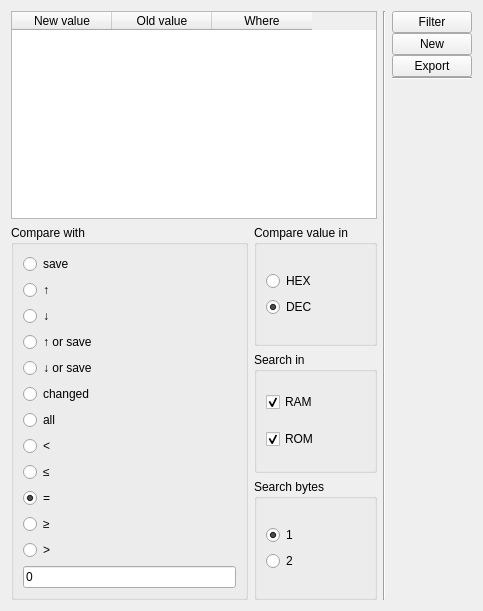
<?xml version="1.0" encoding="UTF-8"?>
<ui version="4.0">
 <class>Form</class>
 <widget class="QWidget" name="Form">
  <property name="geometry">
   <rect>
    <x>0</x>
    <y>0</y>
    <width>483</width>
    <height>611</height>
   </rect>
  </property>
  <property name="sizePolicy">
   <sizepolicy hsizetype="Maximum" vsizetype="Maximum">
    <horstretch>0</horstretch>
    <verstretch>0</verstretch>
   </sizepolicy>
  </property>
  <property name="windowTitle">
   <string>Form</string>
  </property>
  <layout class="QGridLayout" name="gridLayout">
   <item row="0" column="0">
    <layout class="QHBoxLayout" name="horizontalLayout">
     <item>
      <layout class="QVBoxLayout" name="verticalLayout1" stretch="0,0">
       <item>
        <widget class="QTableWidget" name="tableWidget">
         <column>
          <property name="text">
           <string>New value</string>
          </property>
         </column>
         <column>
          <property name="text">
           <string>Old value</string>
          </property>
         </column>
         <column>
          <property name="text">
           <string>Where</string>
          </property>
         </column>
        </widget>
       </item>
       <item>
        <layout class="QHBoxLayout" name="horizontalLayout3">
         <item>
          <widget class="QGroupBox" name="groupBox">
           <property name="title">
            <string>Compare with</string>
           </property>
           <layout class="QHBoxLayout" name="horizontalLayout_3">
            <item>
             <layout class="QVBoxLayout" name="verticalLayout_4">
              <item>
               <widget class="QRadioButton" name="save">
                <property name="text">
                 <string>save</string>
                </property>
               </widget>
              </item>
              <item>
               <widget class="QRadioButton" name="increased">
                <property name="text">
                 <string>↑</string>
                </property>
               </widget>
              </item>
              <item>
               <widget class="QRadioButton" name="decreased">
                <property name="text">
                 <string>↓</string>
                </property>
               </widget>
              </item>
              <item>
               <widget class="QRadioButton" name="increased_save">
                <property name="text">
                 <string>↑ or save</string>
                </property>
               </widget>
              </item>
              <item>
               <widget class="QRadioButton" name="decreased_save">
                <property name="text">
                 <string>↓ or save</string>
                </property>
               </widget>
              </item>
              <item>
               <widget class="QRadioButton" name="changed">
                <property name="text">
                 <string>changed</string>
                </property>
               </widget>
              </item>
              <item>
               <widget class="QRadioButton" name="all">
                <property name="text">
                 <string>all</string>
                </property>
               </widget>
              </item>
              <item>
               <widget class="QRadioButton" name="leRadio">
                <property name="text">
                 <string>&lt;</string>
                </property>
               </widget>
              </item>
              <item>
               <widget class="QRadioButton" name="leeqRadio">
                <property name="text">
                 <string>≤</string>
                </property>
               </widget>
              </item>
              <item>
               <widget class="QRadioButton" name="eqRadio">
                <property name="text">
                 <string>=</string>
                </property>
                <property name="checked">
                 <bool>true</bool>
                </property>
               </widget>
              </item>
              <item>
               <widget class="QRadioButton" name="greqRadio">
                <property name="text">
                 <string>≥</string>
                </property>
               </widget>
              </item>
              <item>
               <widget class="QRadioButton" name="grRadio">
                <property name="text">
                 <string>&gt;</string>
                </property>
               </widget>
              </item>
              <item>
               <widget class="QLineEdit" name="compareWith">
                <property name="text">
                 <string>0</string>
                </property>
               </widget>
              </item>
             </layout>
            </item>
           </layout>
          </widget>
         </item>
         <item>
          <layout class="QVBoxLayout" name="verticalLayout_3">
           <item>
            <widget class="QGroupBox" name="groupBox_4">
             <property name="title">
              <string>Compare value in</string>
             </property>
             <layout class="QVBoxLayout" name="verticalLayout_6">
              <item>
               <layout class="QVBoxLayout" name="verticalLayout_5">
                <item>
                 <widget class="QRadioButton" name="hexRadio">
                  <property name="text">
                   <string>HEX</string>
                  </property>
                 </widget>
                </item>
                <item>
                 <widget class="QRadioButton" name="decRadio">
                  <property name="text">
                   <string>DEC</string>
                  </property>
                  <property name="checked">
                   <bool>true</bool>
                  </property>
                 </widget>
                </item>
               </layout>
              </item>
             </layout>
            </widget>
           </item>
           <item>
            <widget class="QGroupBox" name="groupBox_3">
             <property name="title">
              <string>Search in</string>
             </property>
             <layout class="QHBoxLayout" name="horizontalLayout_4">
              <item>
               <layout class="QVBoxLayout" name="verticalLayout">
                <item>
                 <widget class="QCheckBox" name="checkRAM">
                  <property name="text">
                   <string>RAM</string>
                  </property>
                  <property name="checked">
                   <bool>true</bool>
                  </property>
                 </widget>
                </item>
                <item>
                 <widget class="QCheckBox" name="checkROM">
                  <property name="text">
                   <string>ROM</string>
                  </property>
                  <property name="checked">
                   <bool>true</bool>
                  </property>
                 </widget>
                </item>
               </layout>
              </item>
             </layout>
            </widget>
           </item>
           <item>
            <widget class="QGroupBox" name="groupBox_2">
             <property name="title">
              <string>Search bytes</string>
             </property>
             <layout class="QVBoxLayout" name="verticalLayout_8">
              <item>
               <layout class="QVBoxLayout" name="verticalLayout_7">
                <item>
                 <widget class="QRadioButton" name="oneByte">
                  <property name="text">
                   <string>1</string>
                  </property>
                  <property name="checked">
                   <bool>true</bool>
                  </property>
                 </widget>
                </item>
                <item>
                 <widget class="QRadioButton" name="twoBytes">
                  <property name="text">
                   <string>2</string>
                  </property>
                 </widget>
                </item>
               </layout>
              </item>
             </layout>
            </widget>
           </item>
          </layout>
         </item>
        </layout>
       </item>
      </layout>
     </item>
     <item>
      <widget class="Line" name="line_2">
       <property name="orientation">
        <enum>Qt::Vertical</enum>
       </property>
      </widget>
     </item>
     <item>
      <layout class="QVBoxLayout" name="verticalLayout2">
       <property name="spacing">
        <number>0</number>
       </property>
       <item>
        <widget class="QPushButton" name="filterButton">
         <property name="text">
          <string>Filter</string>
         </property>
        </widget>
       </item>
       <item>
        <widget class="QPushButton" name="newButton">
         <property name="text">
          <string>New</string>
         </property>
        </widget>
       </item>
       <item>
        <widget class="QPushButton" name="exportButton">
         <property name="text">
          <string>Export</string>
         </property>
        </widget>
       </item>
       <item>
        <widget class="Line" name="line">
         <property name="orientation">
          <enum>Qt::Horizontal</enum>
         </property>
        </widget>
       </item>
       <item>
        <spacer name="verticalSpacer">
         <property name="orientation">
          <enum>Qt::Vertical</enum>
         </property>
         <property name="sizeHint" stdset="0">
          <size>
           <width>20</width>
           <height>40</height>
          </size>
         </property>
        </spacer>
       </item>
      </layout>
     </item>
    </layout>
   </item>
  </layout>
 </widget>
 <resources/>
 <connections/>
</ui>
